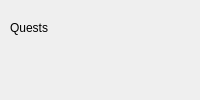
<?xml version="1.0" encoding="UTF-8"?>
<ui version="4.0">
 <class>FileSegmentForm</class>
 <widget class="QFrame" name="FileSegmentForm">
  <property name="cursor">
   <cursorShape>PointingHandCursor</cursorShape>
  </property>
  <property name="focusPolicy">
   <enum>Qt::StrongFocus</enum>
  </property>
  <property name="styleSheet">
   <string notr="true">#FileSegmentForm { border-right: 1px solid palette(mid); } #FileSegmentForm:focus, #FileSegmentForm:hover { background: palette(midlight); }</string>
  </property>
  <layout class="QVBoxLayout" name="verticalLayout">
   <property name="spacing">
    <number>0</number>
   </property>
   <property name="leftMargin">
    <number>10</number>
   </property>
   <property name="topMargin">
    <number>5</number>
   </property>
   <property name="rightMargin">
    <number>10</number>
   </property>
   <property name="bottomMargin">
    <number>5</number>
   </property>
   <item>
    <layout class="QHBoxLayout" name="titleRow" stretch="1,0">
     <item>
      <widget class="QLabel" name="titleLabel">
       <property name="text">
        <string>Quests</string>
       </property>
      </widget>
     </item>
     <item>
      <widget class="QLabel" name="stateLabel">
       <property name="text">
        <string/>
       </property>
       <property name="alignment">
        <set>Qt::AlignRight|Qt::AlignTrailing|Qt::AlignVCenter</set>
       </property>
      </widget>
     </item>
    </layout>
   </item>
   <item>
    <widget class="QLabel" name="fileLabel">
     <property name="styleSheet">
      <string notr="true">color: #808080;</string>
     </property>
     <property name="text">
      <string/>
     </property>
    </widget>
   </item>
  </layout>
 </widget>
 <resources/>
 <connections/>
</ui>
